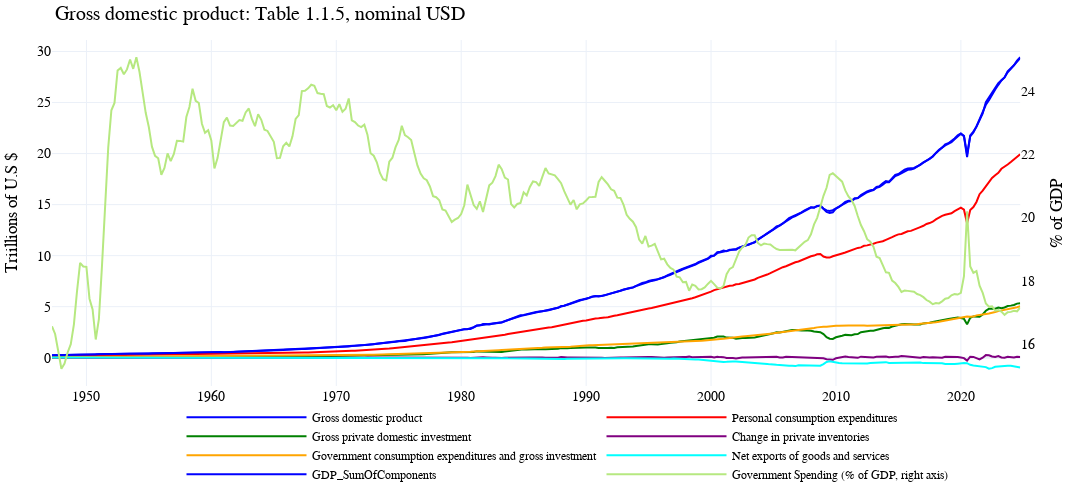

Here is the notebook cell this chart was saved with:
### Code cell
# Create color map for traces
colors = ['blue', 'red', 'green', 'purple', 'orange', 'cyan']

# Build left_traces dict comprehension with all columns
left_traces = {
    col: {
        "name": col,
        "x": gdpmajs.index,
        "y": gdpmajs[col],
        "line": {"color": colors[i % len(colors)]}
    } for i, col in enumerate(gdpmajs.columns[:-1])
}

# Create right_traces dict for the last column
right_traces = {
    "gov_to_gdp": {
        "name": "Government Spending (% of GDP, right axis)",
        "x": gdpmajs.index,
        "y": gdpmajs["gov_to_gdp"],
    }
}

# Create plot
plfig = MacroBackend.charting_plotly.dual_axis_plot(
    left_traces, 
    right_traces,
    title="Gross domestic product: Table 1.1.5, nominal USD",
    left_yaxis_title="Triillions of U.S $",
    right_yaxis_title="% of GDP"
)

# Update layout to place legend at the bottom in a multi-column format
plfig.update_layout(
    legend=dict(
        orientation="h",
        yanchor="bottom",
        y=-0.3,
        xanchor="center",
        x=0.5,
        title_text='',
        traceorder='normal',
        font=dict(size=12),
        bgcolor='rgba(255, 255, 255, 0)',
        bordercolor='rgba(255, 255, 255, 0)',
        borderwidth=1,
        itemwidth=120,
    )
)

plfig.show()

### Figure 1 — Plotly figure (JSON) as saved in the notebook; plotly's stock layout.template omitted (floating-point values rounded to 4 significant figures; data arrays with more than 128 entries replaced by an {"elided": "..."} marker saying what was removed)
{"data": [{"line": {"color": "blue"}, "name": "Gross domestic product", "type": "scatter", "x": {"elided": "311 str values"}, "xaxis": "x", "y": {"elided": "311 float values"}, "yaxis": "y"}, {"line": {"color": "red"}, "name": "Personal consumption expenditures", "type": "scatter", "x": {"elided": "311 str values"}, "xaxis": "x", "y": {"elided": "311 float values"}, "yaxis": "y"}, {"line": {"color": "green"}, "name": "Gross private domestic investment", "type": "scatter", "x": {"elided": "311 str values"}, "xaxis": "x", "y": {"elided": "311 float values"}, "yaxis": "y"}, {"line": {"color": "purple"}, "name": "Change in private inventories", "type": "scatter", "x": {"elided": "311 str values"}, "xaxis": "x", "y": {"elided": "311 float values"}, "yaxis": "y"}, {"line": {"color": "orange"}, "name": "Government consumption expenditures and gross investment", "type": "scatter", "x": {"elided": "311 str values"}, "xaxis": "x", "y": {"elided": "311 float values"}, "yaxis": "y"}, {"line": {"color": "cyan"}, "name": "Net exports of goods and services", "type": "scatter", "x": {"elided": "311 str values"}, "xaxis": "x", "y": {"elided": "311 float values"}, "yaxis": "y"}, {"line": {"color": "blue"}, "name": "GDP_SumOfComponents", "type": "scatter", "x": {"elided": "311 str values"}, "xaxis": "x", "y": {"elided": "311 float values"}, "yaxis": "y"}, {"name": "Government Spending (% of GDP, right axis)", "type": "scatter", "x": {"elided": "311 str values"}, "xaxis": "x", "y": {"elided": "311 float values"}, "yaxis": "y2"}], "layout": {"font": {"color": "black", "family": "Arial, sans-serif", "size": 14}, "height": 500, "hovermode": "x unified", "legend": {"bgcolor": "rgba(255, 255, 255, 0)", "bordercolor": "rgba(255, 255, 255, 0)", "borderwidth": 1, "font": {"size": 12}, "itemwidth": 120, "orientation": "h", "title": {"text": ""}, "traceorder": "normal", "x": 0.5, "xanchor": "center", "y": -0.3, "yanchor": "bottom"}, "margin": {"b": 20, "l": 25, "r": 10, "t": 40}, "title": {"text": "Gross domestic product: Table 1.1.5, nominal USD"}, "width": 1600, "xaxis": {"anchor": "y", "domain": [0, 0.94]}, "yaxis": {"anchor": "x", "domain": [0, 1], "title": {"text": "Triillions of U.S $"}}, "yaxis2": {"anchor": "x", "overlaying": "y", "showgrid": false, "side": "right", "title": {"text": "% of GDP"}}}}
